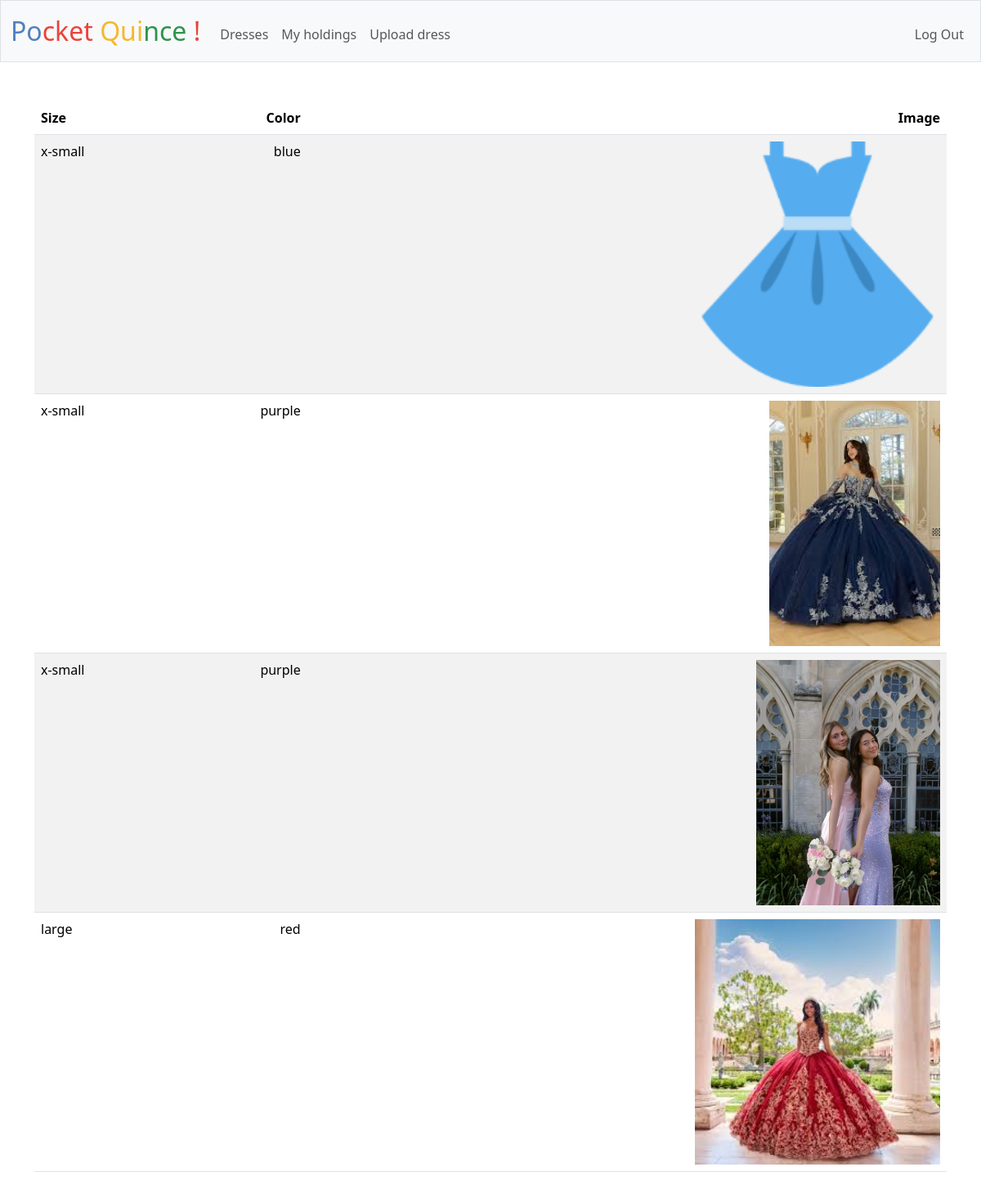
The page /holdings (signed in) on the database its author committed.
### tables this page shows
CREATE TABLE dresses (
    id INTEGER PRIMARY KEY AUTOINCREMENT,
    size TEXT NOT NULL,
    color TEXT NOT NULL,
    owner INTEGER NOT NULL,
    image_url TEXT,
    time_posted TEXT NOT NULL DEFAULT CURRENT_TIMESTAMP,
    FOREIGN KEY (owner) REFERENCES users(id)
);

### app.py (the view)
@app.route("/holdings")
@login_required
def holdings():
    db = get_db()
    holdings = db.execute("SELECT * FROM dresses where id IN ( SELECT dress_id FROM holdings WHERE user_id = ? AND rent_end IS NULL)", (session["user_id"],)).fetchall()
    return render_template("holdings.html", holdings=holdings)

### app.py (called while the page is built)
def get_db():
    if "db" not in g:
        g.db = sqlite3.connect(DATABASE)
        g.db.row_factory = sqlite3.Row # Enable dictionary-like row access
    return g.db

@app.after_request
def after_request(response):
    response.headers["Cache-Control"] = "no-cache, no-store, must-revalidate"
    response.headers["Expires"] = 0
    response.headers["Pragma"] = "no-cache"
    return response

### help.py (called while the page is built)
def login_required(f):
    @wraps(f)
    def decorated_function(*args, **kwargs):
        if session.get("user_id") is None:
            return redirect("/login")
        return f(*args, **kwargs)
    return decorated_function

### templates/holdings.html (shortened to what this page needs)
{% extends "layout.html" %}
{% block main %}
    <table class = "table table-striped">
        <thead>
            <tr>
                <th class = "text-start">Size</th>
                <th class = "text-end">Color</th>
                <th class = "text-end">Image</th>
            </tr>
        </thead>
        <tbody>
            {% for dress in holdings %}
                <tr>
                    <td class = "text-start"> {{ dress["size"] }}</td>
                    <td class = "text-end"> {{ dress["color"]}}</td>
                    <td class = "text-end"> <img src = "{{ dress['image_url'] }}" ></td>
                 </tr>
              {% endfor %}
        </tbody>
    </table>
{% endblock %}

### static/style.css (style rules this page uses)
.table { --bs-table-color-type: initial; --bs-table-bg-type: initial; --bs-table-color-state: initial; --bs-table-bg-state: initial; --bs-table-color: var(--bs-emphasis-color); --bs-table-bg: var(--bs-body-bg); --bs-table-border-color: var(--bs-border-color); --bs-table-accent-bg: transparent; --bs-table-striped-color: var(--bs-emphasis-color); --bs-table-striped-bg: rgba(var(--bs-emphasis-color-rgb), 0.05); --bs-table-active-color: var(--bs-emphasis-color); --bs-table-active-bg: rgba(var(--bs-emphasis-color-rgb), 0.1); --bs-table-hover-color: var(--bs-emphasis-color); --bs-table-hover-bg: rgba(var(--bs-emphasis-color-rgb), 0.075); width: 100%; margin-bottom: 1rem; vertical-align: top; border-color: var(--bs-table-border-color); }
table img { height: 300px; order: 1; }

### rows shown on the page
dresses: size "x-small", color "blue", image_url (picture)
dresses: size "x-small", color "purple", image_url (picture)
dresses: size "x-small", color "purple", image_url (picture)
dresses: size "large", color "red", image_url (picture)
